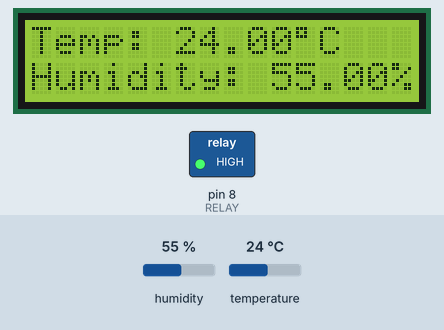
The sketch below on a simulated Arduino Uno, built with avr-gcc and run on an emulated ATmega328P. Shown: 16×2 character LCD, switched loads named in the sketch (green lamp = pin HIGH). The test bench sets the inputs (shaded band); at power-on: temperature 24 °C, humidity 55 %.

Above: at 7.8 s.
7.9 s: temperature set to 7 °C
At 9.4 s:
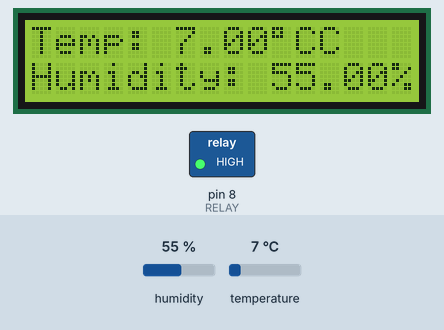
10.5 s: temperature set to 39.6 °C
At 12.2 s:
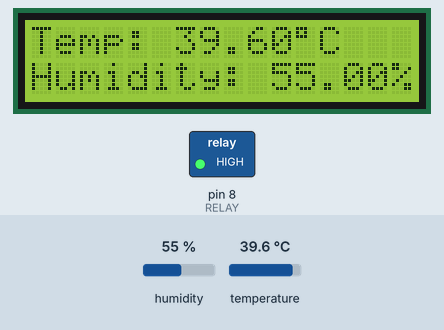
13.1 s: temperature set to 40.7 °C
At 15.4 s:
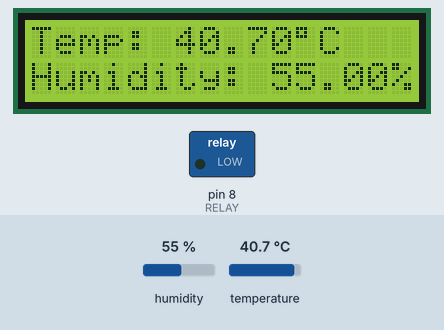
16.3 s: humidity set to 22 %
At 18.2 s:
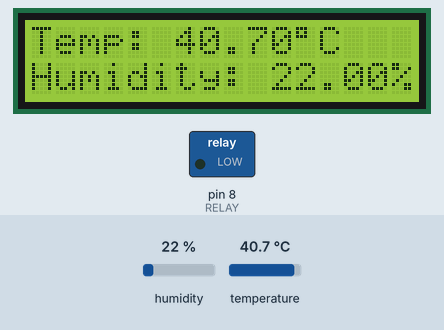
Timing chart, 0 to 19.7 s (numbered marks = the images above; inputs shaded):
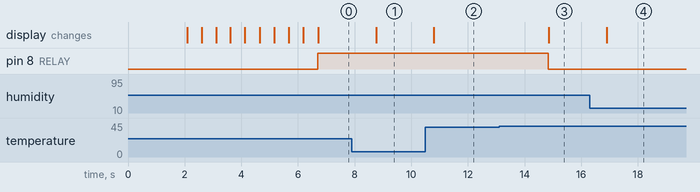

Measured:
- the behaviour switches between 39.9 and 40 °C on temperature (found by bisection; images 2 and 3)
- after the input at 7.9 s, the display: changes after 0.86 s (image 1)
- after the input at 10.5 s, the display: changes after 0.29 s (image 2)
- after the input at 13.1 s, pin 8 (RELAY): HIGH → LOW after 1.7 s; the display: changes after 1.8 s (image 3)
- after the input at 16.3 s, the display: changes after 0.60 s (image 4)

The sketch:

Penetas_Telur_Pengirim_Arduino_UNO.ino
```cpp
#include <mcp2515.h>
#include <DHT.h>
#include <LCD_I2C.h>

#define DHTPIN 3
#define DHTTYPE DHT22
#define RELAY 8

LCD_I2C lcd(0x27, 16, 2);
DHT dht(DHTPIN, DHTTYPE);
MCP2515 mcp2515(10);
struct can_frame canMsg;

void setup() {
  pinMode(RELAY, OUTPUT);

  lcd.begin();
  lcd.backlight();

  dht.begin();

  mcp2515.reset();
  mcp2515.setBitrate(CAN_500KBPS, MCP_8MHZ);
  mcp2515.setNormalMode();

  canMsg.can_id = 0x100;
  canMsg.can_dlc = 5;

  lcd.setCursor(4, 0);
  lcd.print("Penetas");
  lcd.setCursor(5, 1);
  lcd.print("telur");
  delay(2000);
  lcd.clear();
  lcd.setCursor(0, 1);
  lcd.print("loading.");
  delay(500);
  lcd.setCursor(0, 1);
  lcd.print("loading..");
  delay(500);
  lcd.setCursor(0, 1);
  lcd.print("loading...");
  delay(500);
  lcd.setCursor(0, 1);
  lcd.print("loading....");
  delay(500);
  lcd.setCursor(0, 1);
  lcd.print("loading.....");
  delay(500);
  lcd.setCursor(0, 1);
  lcd.print("loading......");
  delay(500);
  lcd.setCursor(0, 1);
  lcd.print("loading.......");
  delay(500);
  lcd.setCursor(0, 1);
  lcd.print("loading........");
  delay(500);
  lcd.setCursor(0, 1);
  lcd.print("loading.........");
  delay(500);
  lcd.clear();
}

void loop() {
  float h = dht.readHumidity();
  float t = dht.readTemperature();

  if (isnan(h) || isnan(t)) {
    lcd.setCursor(0, 0);
    lcd.print("     Sensor     ");
    lcd.setCursor(0, 1);
    lcd.print(" Tidak Terbaca  ");
    return;
  }

  int suhu = t * 100;
  int kelembaban = h * 100;
  bool statuslampu = false;

  if (t <= 37.0) {
    digitalWrite(RELAY, HIGH);
    statuslampu = false;
  } else if (t >= 40.0) {
    digitalWrite(RELAY, LOW);
    statuslampu = true;
  }

  canMsg.data[0] = suhu >> 8;
  canMsg.data[1] = suhu & 0xFF;
  canMsg.data[2] = kelembaban >> 8;
  canMsg.data[3] = kelembaban & 0xFF;
  canMsg.data[4] = statuslampu;

  mcp2515.sendMessage(&canMsg);

  lcd.setCursor(0, 0);
  lcd.print("Temp: ");
  lcd.print(t);
  lcd.print((char)223);
  lcd.print("C");
  lcd.setCursor(0, 1);
  lcd.print("Humidity: ");
  lcd.print(h);
  lcd.print("%");

  delay(2000);
}
```
